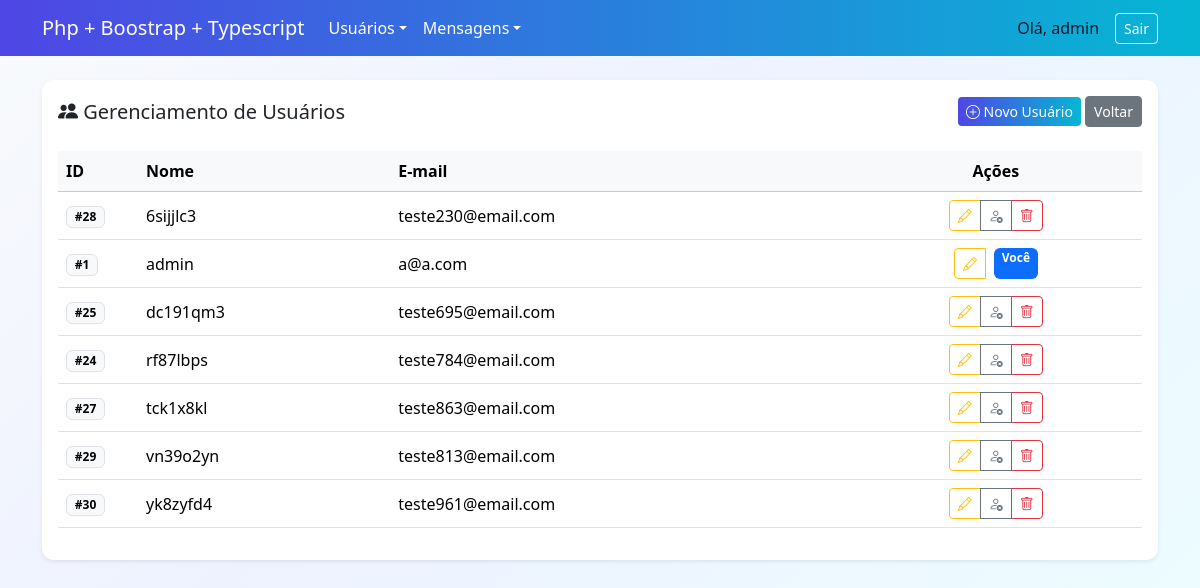
Page /public/usuarios/telas/list_usuarios.php (signed in) on the earlier database version.
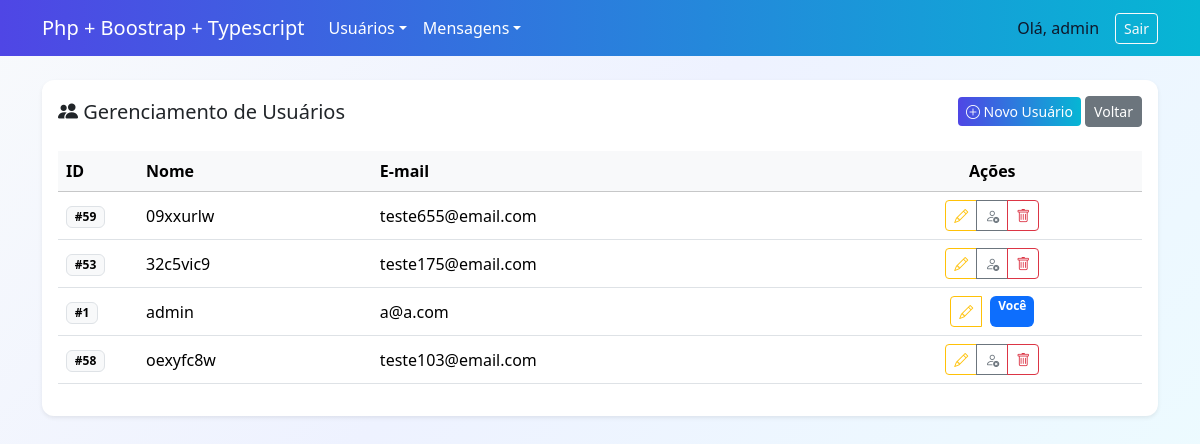
Same page on the later database version.
### tables this page shows
CREATE TABLE `usuarios` (
  `id` int(11) NOT NULL,
  `nome` varchar(100) NOT NULL,
  `email` varchar(120) NOT NULL,
  `senha` varchar(255) NOT NULL,
  `nivel_acesso` tinyint(1) NOT NULL DEFAULT 0 COMMENT '0 = padrão, 1 = admin',
  `criado_em` datetime DEFAULT current_timestamp(),
  `atualizado_em` datetime DEFAULT current_timestamp() ON UPDATE current_timestamp(),
  `ultimo_login` datetime DEFAULT NULL,
  `ativo` tinyint(1) DEFAULT 1 COMMENT '1 = ativo, 0 = inativo/bloqueado'
);

### public/usuarios/logica/busca_usuarios.php (called while the page is built)
<?php
$nivel_logado = $_SESSION['nivel_acesso'] ?? 0;
try {
    if ($nivel_logado == 1) {
        $sql = 'SELECT id, nome, email, ativo, nivel_acesso FROM usuarios ORDER BY nome ASC';
        $stmt = $pdo->query($sql);
    } else {
        $sql = 'SELECT id, nome, email, ativo, nivel_acesso
                FROM usuarios
                WHERE nivel_acesso = 0
                ORDER BY nome ASC';
        $stmt = $pdo->query($sql);
    }
    $users = $stmt->fetchAll();
} catch (PDOException $e) {
    $users = [];
}

### public/usuarios/telas/list_usuarios.php (the view, shortened to what this page needs)
<?php
require_once '../../cabecalhos/cabecalho_logado.php';
require_once DIR_PUB.'/usuarios/logica/busca_usuarios.php';
$id_logado = $_SESSION['usuario_id'] ?? 0;
$nivel_logado = (int)($_SESSION['nivel_acesso'] ?? 0);
?>
<?php require_once '../../menus/menu_logado.php'; ?>
<div class="container py-4">
    <div class="card shadow-sm">
        <div class="card-body">
            <div class="d-flex justify-content-between align-items-center mb-4">
                <h2 class="h5 mb-0"><i class="bi bi-people-fill"></i> Gerenciamento de Usuários</h2>
                <div>
                    <?php if ($nivel_logado === 1): ?>
                        <a href="<?= BASE_URL ?>usuarios/telas/cad_usuario.php" class="btn btn-primary btn-sm">
                            <i class="bi bi-plus-circle"></i> Novo Usuário
                        </a>
                    <?php endif; ?>
                    <a href="<?= BASE_URL ?>home.php" class="btn btn-secondary btn-sm">Voltar</a>
                </div>
            </div>
            <div class="table-responsive">
                <table class="table table-hover align-middle">
                    <thead class="table-light">
                        <tr>
                            <th style="width: 80px;">ID</th>
                            <th>Nome</th>
                            <th>E-mail</th>
                            <th class="text-center">Ações</th>
                        </tr>
                    </thead>
                    <tbody>
                        <?php foreach ($users as $u): ?>
                            <tr>
                                <td><span class="badge text-bg-light border">#<?= $u['id'] ?></span></td>
                                <td><?= htmlspecialchars($u['nome']) ?></td>
                                <td><?= htmlspecialchars($u['email']) ?></td>
                                <td class="text-center">
                                    <div class="btn-group">
                                        <?php if ($nivel_logado === 1): ?>
                                            <a class="btn btn-sm btn-outline-warning" href="edit_usuario.php?id=<?= $u['id'] ?>" title="Editar">
                                                <i class="bi bi-pencil"></i>
                                            </a>
                                            <?php if ($u['id'] != $id_logado): ?>
                                                <?php if ($u['ativo']): ?>
                                                    <button class="btn btn-sm btn-outline-secondary btn-toggle-status" data-id="<?= $u['id'] ?>" data-acao="desativar" title="Desativar">
                                                        <i class="bi bi-person-x"></i>
                                                    </button>
                                                <?php else: ?>
                                                    <button class="btn btn-sm btn-outline-success btn-toggle-status" data-id="<?= $u['id'] ?>" data-acao="ativar" title="Ativar">
                                                        <i class="bi bi-person-check"></i>
                                                    </button>
                                                <?php endif; ?>
                                                <button class="btn btn-sm btn-outline-danger btn-excluir" data-id="<?= $u['id'] ?>" data-nome="<?= htmlspecialchars($u['nome']) ?>" title="Excluir">
                                                    <i class="bi bi-trash"></i>
                                                </button>
                                            <?php else: ?>
                                                <span class="badge text-bg-primary ms-2">Você</span>
                                            <?php endif; ?>
                                        <?php endif; ?>
                                    </div>
                                </td>
                            </tr>
                        <?php endforeach; ?>
                    </tbody>
                </table>
            </div>
        </div>
    </div>
</div>
</body>
</html>

### public/cabecalhos/cabecalho_logado.php (shortened to what this page needs)
<?php
if (!isset($_SESSION['usuario_id'])) {
    header('Location: index.php');
    exit;
} else {
    $nome = htmlspecialchars($_SESSION['usuario_nome'] ?? 'Usuário');
}
if (!isset($base_url)) {
  $base_url = 'http://localhost/ts/public';
}
?>
<!DOCTYPE html>
<html lang="pt-BR">
  <head>
    <link rel="stylesheet" href="<?= BASE_URL ?>/css/bootstrap.css" />
    <link rel="stylesheet" href="<?= BASE_URL ?>/css/custom.css" />
    <link
      rel="stylesheet"
      href="https://cdn.jsdelivr.net/npm/bootstrap-icons@1.11.3/font/bootstrap-icons.min.css"
    />
  </head>
  <body class="bg-body-tertiary">

### public/menus/menu_logado.php (shortened to what this page needs)
<nav class="navbar navbar-expand-lg navbar-dark navbar-primary">
  <div class="container">
    <a class="navbar-brand" href="<?= $base_url ?>/home.php">Php + Boostrap + Typescript</a>
    <div class="collapse navbar-collapse" id="navMain">
      <ul class="navbar-nav me-auto mb-2 mb-lg-0">
        <li class="nav-item dropdown">
          <a class="nav-link dropdown-toggle" href="#" role="button" data-bs-toggle="dropdown">Usuários</a>
        </li>
        <li class="nav-item dropdown">
          <a class="nav-link dropdown-toggle" href="#" role="button" data-bs-toggle="dropdown">Mensagens</a>
        </li>
      </ul>
      <div class="d-flex align-items-center">
        <span class="me-3">Olá, <?= $nome ?></span>
        <a class="btn btn-outline-light btn-sm" href="<?= $base_url ?>/usuarios/logica/logout.php">Sair</a>
      </div>
    </div>
  </div>
</nav>

### public/css/custom.css (style rules this page uses)
:root { --brand-start: #4f46e5; --brand-end: #06b6d4; --card-bg: #ffffff; --muted: #6b7280; }
body { background: linear-gradient(135deg,#f8fafc 0%, #eef2ff 40%, #ecfeff 100%); min-height: 100vh; color: #0f172a; }
.navbar-primary { background: linear-gradient(90deg,var(--brand-start),var(--brand-end)); }
.navbar-primary .navbar-brand, .navbar-primary .nav-link { color: #fff !important; }
.card { background: var(--card-bg); border: 0; border-radius: 12px; box-shadow: 0 10px 30px rgba(15,23,42,0.08); }
.btn-primary { background-image: linear-gradient(90deg,var(--brand-start),var(--brand-end)); border: none; }

Differences in the rows shown:
removed usuarios: id "28", nome "6sijjlc3", email "teste230@email.com"
removed usuarios: id "25", nome "dc191qm3", email "teste695@email.com"
removed usuarios: id "24", nome "rf87lbps", email "teste784@email.com"
removed usuarios: id "27", nome "tck1x8kl", email "teste863@email.com"
removed usuarios: id "29", nome "vn39o2yn", email "teste813@email.com"
removed usuarios: id "30", nome "yk8zyfd4", email "teste961@email.com"
added usuarios: id "59", nome "09xxurlw", email "teste655@email.com"
added usuarios: id "53", nome "32c5vic9", email "teste175@email.com"
added usuarios: id "58", nome "oexyfc8w", email "teste103@email.com"
